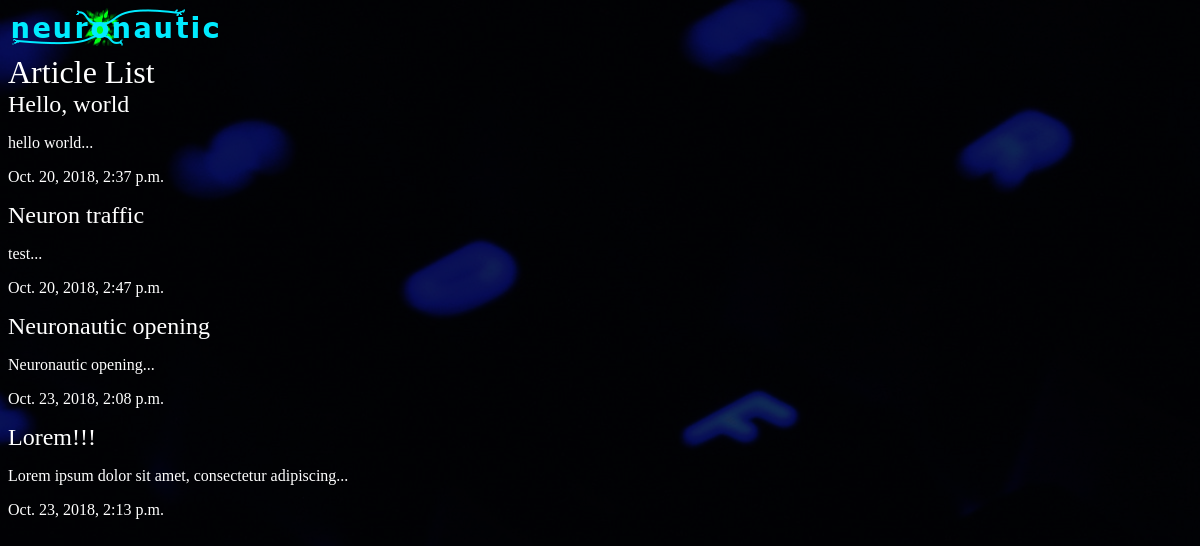
/neuron/, run on the app's committed database.
### neuron/models.py (models this page shows, shortened)
class Article(models.Model):
    title = models.CharField(max_length=100)
    slug = models.SlugField()
    body = models.TextField()
    date = models.DateTimeField(auto_now_add=True)
    def snippet(self):
        return self.body[:50] + '...'

### neuron/views.py (the view)
def article_list(request):
    articles = Article.objects.all().order_by('date')
    return render(request, 'articles/article_list.html', {'articles': articles})

### neuron/templates/articles/article_list.html
{% extends 'base_layout.html' %}
{% block content %}
<h1>Article List</h1>
<div class="articles">
    {% for article in articles %}
    <h2><a href="{% url 'articles:detail' slug=article.slug %}">{{ article.title }}</a></h2>
    <p>{{ article.snippet }}</p>
    <p>{{ article.date }}</p>
    {% endfor %}
</div>
{% endblock %}

### assets/style.css (style rules this page uses)
body { background-color: #0f121f; background-image: url(pexels-photo-1010496.jpeg); background-blend-mode: soft-light; background-repeat-y: no-repeat; color: #fff; }
body * { font-family: Ubuntu; }
h1,h2,h3,h4,h5 { font-weight: normal; margin: 0; }
a,a:hover, a:visited { color: #fff; text-decoration: none; }

### data on the page
Article: title "Hello, world", snippet "hello world...", date "Oct. 20, 2018, 2:37 p.m."
Article: title "Neuron traffic", snippet "test...", date "Oct. 20, 2018, 2:47 p.m."
Article: title "Neuronautic opening", snippet "Neuronautic opening...", date "Oct. 23, 2018, 2:08 p.m."
Article: title "Lorem!!!", snippet "Lorem ipsum dolor sit amet, consectetur adipiscing...", date "Oct. 23, 2018, 2:13 p.m."
